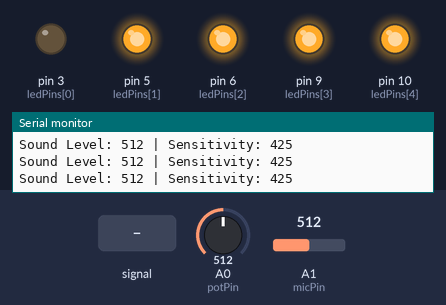
The sketch below on a simulated Arduino Uno, built with avr-gcc and run on an emulated ATmega328P. Parts: output pins drawn as LEDs (lit = HIGH), the last lines printed to the serial monitor. The test bench sets the inputs (shaded band); at power-on: A0 (potPin) = 512, A1 (micPin) = 512.

Above: at 3.4 s.
3.5 s: A1 (micPin) fed a 200 Hz sine of ±81 counts around its level
At 3.82 s:
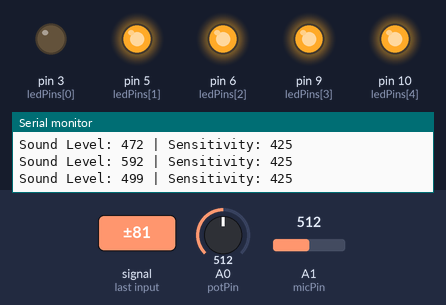
6.5 s: A0 (potPin) set to 260
9.5 s: A0 (potPin) set to 241
At 10.1 s:
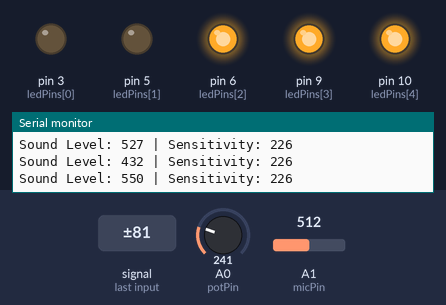
12.5 s: A1 (micPin) set to 614
15.5 s: A1 (micPin) set to 638
At 16.7 s:
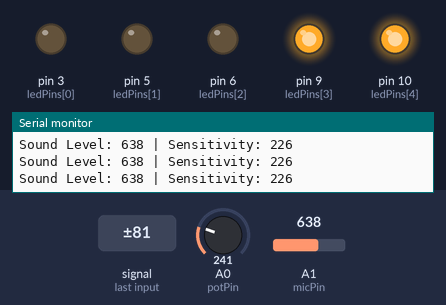
17.0 s: A1 (micPin) set to 511
At 18.0 s:
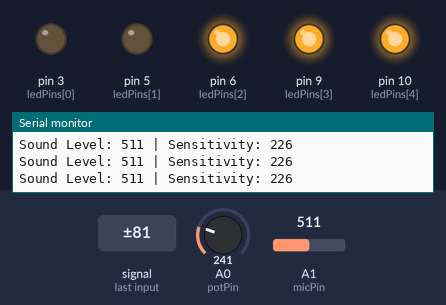
Timing chart, 0 to 20.0 s (numbered marks = the images above; inputs shaded):
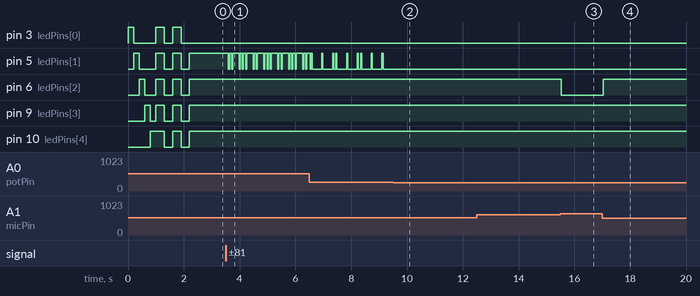

The sketch:

SoundLevel.ino
```cpp
const int potPin = A0;
const int micPin = A1;

const int ledPins[] = {3, 5, 6, 9, 10};

int sensitivity = 512;         // Default sensitivity
int soundLevel = 0;

void setup() {
  for (int i = 0; i < 5; i++) {
    pinMode(ledPins[i], OUTPUT);
  }

  // Startup light sequence: Turn each LED on and off sequentially
  for (int i = 0; i < 5; i++) {
    analogWrite(ledPins[i], 255); // Turn on LED
    delay(200);                   // Wait 200ms
    analogWrite(ledPins[i], 0);   // Turn off LED
  }

  // Blink all LEDs twice as a final check
  for (int j = 0; j < 2; j++) {
    for (int i = 0; i < 5; i++) {
      analogWrite(ledPins[i], 255); // Turn on all LEDs
    }
    delay(300);                     // Wait 300ms

    for (int i = 0; i < 5; i++) {
      analogWrite(ledPins[i], 0);   // Turn off all LEDs
    }
    delay(300);                     // Wait 300ms
  }

  Serial.begin(9600);
}

void loop() {
  // Dynamically set sensitivity using the potentiometer

  // map(value, fromLow, fromHigh, toLow, toHigh)
  sensitivity = map(analogRead(potPin), 0, 1023, 50, 800);

  // Read the current sound level
  soundLevel = analogRead(micPin);

  // Check if the sound level exceeds the sensitivity threshold
  if (soundLevel > sensitivity) {

    int scaledLevel = map(soundLevel, sensitivity, 1023, 1, 5);
    // int scaledLevel = map(soundLevel, sensitivity, 1023, 5, 1); // EXPERIMENTAL

    scaledLevel = constrain(scaledLevel, 1, 5); // Ensure within 1-5 range
    // scaledLevel = constrain(scaledLevel, 5, 1); // EXPERIMENTAL

    // Light up LEDs based on scaledLevel
    for (int i = 0; i < 5; i++) {
      if (i < scaledLevel) {
        analogWrite(ledPins[i], 0); // Turn off LED
      } else {
        analogWrite(ledPins[i], 255);   // Turn on LED
      }
    }
  } else {
    // Turn off all LEDs if sound is below the sensitivity threshold
    for (int i = 0; i < 5; i++) {
      analogWrite(ledPins[i], 0);
    }
  }

  // Debugging output for sound level and sensitivity
  Serial.print("Sound Level: ");
  Serial.print(soundLevel);
  Serial.print(" | Sensitivity: ");
  Serial.println(sensitivity);

  delay(5); // Small delay for stability
}
```

Measured:
- the behaviour switches between 251 and 250 on A0 (potPin) (found by bisection; images 1 and 2)
- the behaviour switches between 624 and 625 on A1 (micPin) (found by bisection; images 2 and 3)
- after the input at 3.5 s, pin 5 (ledPins[1]): HIGH → LOW after 0.10 s, then repeats every 0.89 s: HIGH 0.08 s, LOW 0.04 s, HIGH 0.23 s, 2 × (LOW 0.04 s, HIGH 0.08 s), LOW 0.04 s, HIGH 0.23 s, LOW 0.04 s
- after the input at 9.5 s, pin 5 (ledPins[1]): stops changing and stays LOW
- after the input at 15.5 s, pin 6 (ledPins[2]): HIGH → LOW at once
- after the input at 17.0 s, pin 6 (ledPins[2]): LOW → HIGH at once
- by itself, pin 5 (ledPins[1]), pin 6 (ledPins[2]), pin 9 (ledPins[3]): repeats every 0.60 s: HIGH 0.30 s, LOW 0.30 s, until it stays HIGH from 2.2 s
- by itself, pin 10 (ledPins[4]): alternates HIGH for 0.30 s and LOW for 0.30 s, 4 changes in all, then stays HIGH
